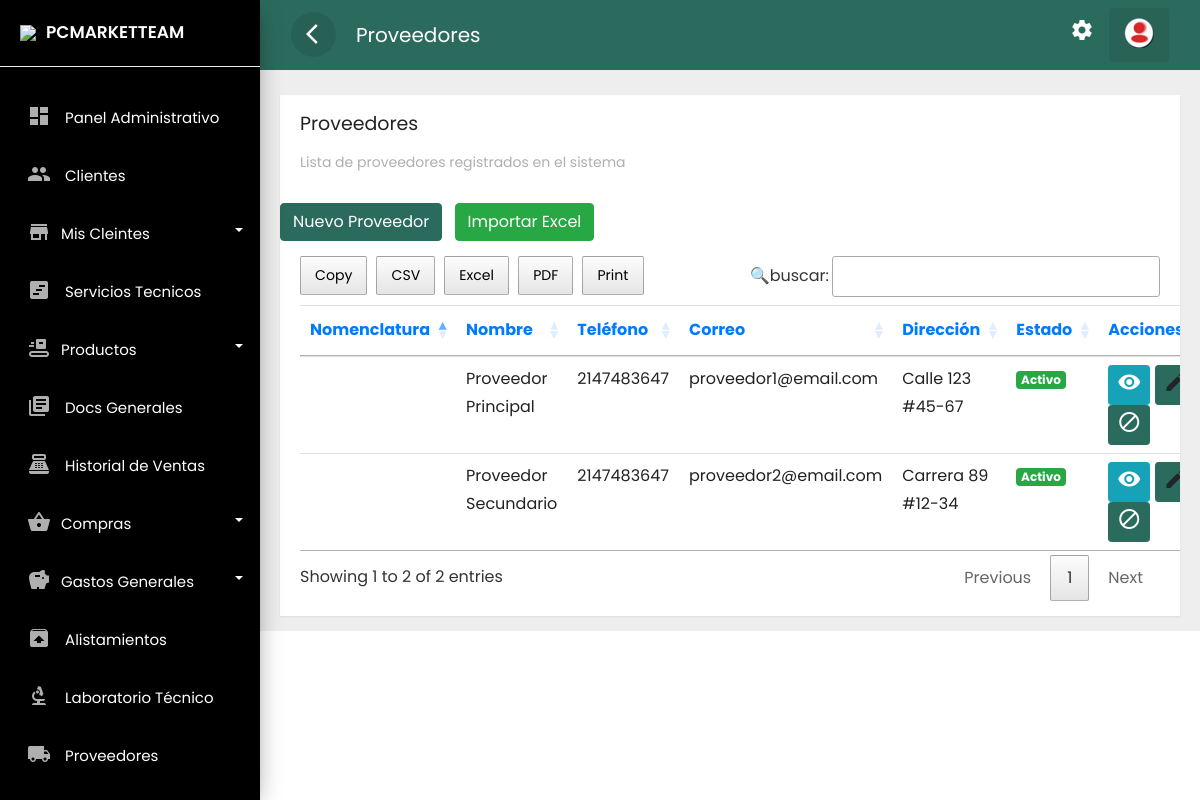
The page /frontend/proveedor/mostrar.php (signed in) on the database as committed earlier.
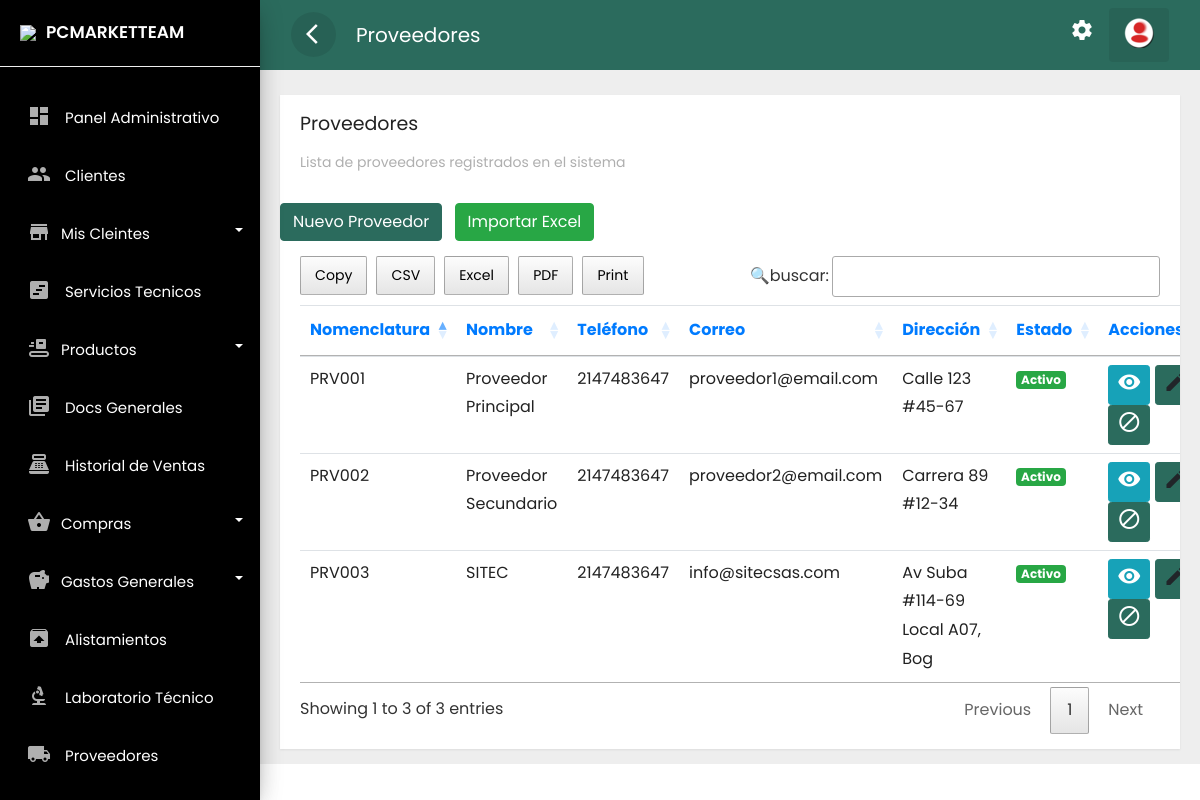
The same page on the database as committed later.
### tables this page shows
CREATE TABLE `proveedores` (
  `id` int(11) NOT NULL,
  `privado` int(2) DEFAULT NULL,
  `nombre` varchar(30) DEFAULT NULL,
  `celu` int(10) DEFAULT NULL,
  `correo` varchar(30) DEFAULT NULL,
  `dire` varchar(30) DEFAULT NULL,
  `cuiprov` varchar(30) DEFAULT NULL,
  `nomenclatura` varchar(10) DEFAULT NULL
);

### frontend/proveedor/mostrar.php (the view, shortened to what the changed rows need)
<?php if(isset($_SESSION['id'])) { ?>
<!doctype html>
<html lang="es">
<head>
    <link rel="stylesheet" href="../../backend/css/bootstrap.min.css">
    <link rel="stylesheet" href="../../backend/css/custom.css">
    <link rel="stylesheet" href="../../backend/css/loader.css">
    <link rel="stylesheet" type="text/css" href="../../backend/css/datatable.css">
    <link rel="stylesheet" type="text/css" href="../../backend/css/buttonsdataTables.css">
    <link rel="stylesheet" type="text/css" href="../../backend/css/font.css">
</head>
<body>
    <div class="wrapper">
        <?php    include_once '../layouts/nav.php';  include_once '../layouts/menu_data.php';    ?>
        <nav id="sidebar">
            <div class="sidebar-header">
                <h3><img src="../../backend/img/favicon.png" class="img-fluid"><span>PCMARKETTEAM</span></h3>
            </div>
            <?php renderMenu($menu); ?>
        </nav>
        <div id="content">
            <div class="top-navbar">
                <nav class="navbar navbar-expand-lg">
                    <div class="container-fluid">
                        <button type="button" id="sidebarCollapse" class="d-xl-block d-lg-block d-md-mone d-none">
                            <span class="material-icons">arrow_back_ios</span>
                        </button>
                        <a class="navbar-brand" href="#"> Proveedores </a>
                        <div class="collapse navbar-collapse d-lg-block d-xl-block d-sm-none d-md-none d-none"
                            id="navbarSupportedContent">
                            <ul class="nav navbar-nav ml-auto">
                                <li class="nav-item">
                                    <a class="nav-link" href="../cuenta/configuracion.php">
                                        <span class="material-icons">settings</span>
                                    </a>
                                </li>
                                <li class="dropdown nav-item active">
                                    <a href="#" class="nav-link" data-toggle="dropdown">
                                        <img src="../../backend/img/reere.png">
                                    </a>
                                </li>
                            </ul>
                        </div>
                    </div>
                </nav>
            </div>
            <div class="main-content">
                <div class="row">
                    <div class="col-lg-12 col-md-12">
                        <div class="card" style="min-height: 485px">
                            <div class="card-header card-header-text">
                                <h4 class="card-title">Proveedores</h4>
                                <p class="category">Lista de proveedores registrados en el sistema</p>
                            </div>
                            <br>
                            <a href="../proveedor/nuevo.php" class="btn btn-danger text-white">Nuevo Proveedor</a>
                            <a href="../proveedor/importar.php" class="btn btn-success text-white ml-2">Importar Excel</a>
                            <br>
                            <div class="card-content table-responsive">
                                <?php
                                require '../../backend/bd/ctconex.php';
                                $sentencia = $connect->prepare("SELECT * FROM proveedores ORDER BY nombre ASC;");
                                $sentencia->execute();
                                $data = array();
                                if($sentencia){
                                    while($r = $sentencia->fetchObject()){
                                        $data[] = $r;
                                    }
                                }
                                ?>
                                <?php if(count($data)>0):?>
                                <table class="table table-hover" id="example">
                                    <thead class="text-primary">
                                        <tr>
                                            <th>Nomenclatura</th>
                                            <th>Nombre</th>
                                            <th>Teléfono</th>
                                            <th>Correo</th>
                                            <th>Dirección</th>
                                            <th>Estado</th>
                                            <th>Acciones</th>
                                        </tr>
                                    </thead>
                                    <tbody>
                                        <?php foreach($data as $d):?>
                                        <tr>
                                            <td><?php echo $d->nomenclatura; ?></td>
                                            <td><?php echo $d->nombre; ?></td>
                                            <td><?php echo $d->celu; ?></td>
                                            <td><?php echo $d->correo; ?></td>
                                            <td><?php echo $d->dire; ?></td>
                                            <td>
                                                <?php if($d->privado == 1) { ?>
                                                    <span class="badge badge-success">Activo</span>
                                                <?php } else { ?>
                                                    <span class="badge badge-danger">Inactivo</span>
                                                <?php } ?>
                                            </td>
                                            <td>
                                                <a class="btn btn-info btn-sm" href="../proveedor/ver_detalles.php?id=<?php echo $d->id; ?>">
                                                    <i class='material-icons' data-toggle='tooltip' title='Ver detalles'>visibility</i>
                                                </a>
                                                <a class="btn btn-warning btn-sm" href="../proveedor/editar.php?id=<?php echo $d->id; ?>">
                                                    <i class='material-icons' data-toggle='tooltip' title='Editar'>edit</i>
                                                </a>
                                                <?php if($d->privado == 1): ?>
                                                <a class="btn btn-danger btn-sm" href="../proveedor/desactivar.php?id=<?php echo $d->id; ?>">
                                                    <i class='material-icons' data-toggle='tooltip' title='Desactivar'>block</i>
                                                </a>
                                                <?php else: ?>
                                                <a class="btn btn-success btn-sm" href="../proveedor/activar.php?id=<?php echo $d->id; ?>">
                                                    <i class='material-icons' data-toggle='tooltip' title='Activar'>check_circle</i>
                                                </a>
                                                <?php endif; ?>
                                            </td>
                                        </tr>
                                        <?php endforeach; ?>
                                    </tbody>
                                </table>
                                <?php else:?>
                                <div class="alert alert-warning" role="alert">
                                    No se encontraron proveedores registrados!
                                </div>
                                <?php endif; ?>
                            </div>
                        </div>
                    </div>
                </div>
            </div>
        </div>
</body>
</html>
<?php }else{
header('Location: ../error404.php');
} ?>

### frontend/layouts/nav.php
<?php
function renderMenu($items)
{
    echo '<ul class="list-unstyled components">';
    foreach ($items as $item) {
        if (isset($item['children'])) {
            $menu_id = isset($item['id']) ? $item['id'] : 'menu_' . uniqid();
            echo '<li class="dropdown">
                    <a href="#' . $menu_id . '" data-toggle="collapse" aria-expanded="false" class="dropdown-toggle">
                        <i class="material-icons">' . $item['icon'] . '</i><span>' . $item['label'] . '</span>
                    </a>
                    <ul class="collapse list-unstyled menu" id="' . $menu_id . '">';
            renderMenu($item['children']);
            echo '</ul></li>';
        } else {
            echo '<li>
                    <a href="' . $item['url'] . '">
                        ' . (isset($item['icon']) ? '<i class="material-icons">' . $item['icon'] . '</i>' : '') . '
                        <span>' . $item['label'] . '</span>
                    </a>
                  </li>';
        }
    }
    echo '</ul>';
}
?>

Rows that differ between the two databases and show on the page:
changed proveedores "Proveedor Principal": nomenclatura (not shown) → "PRV001"
changed proveedores "Proveedor Secundario": nomenclatura (not shown) → "PRV002"
added proveedores: nomenclatura "PRV003", nombre "SITEC", celu "2147483647", correo "info@sitecsas.com", dire "Av Suba #114-69 Local A07, Bog", privado "Activo"
Other text that changed with them:
text written by a page script: "Copy CSV Excel PDF Print 🔍buscar: Showing 1 to 2 of 2 entries Previous 1 Next" → "Copy CSV Excel PDF Print 🔍buscar: Showing 1 to 3 of 3 entries Previous 1 Next"
